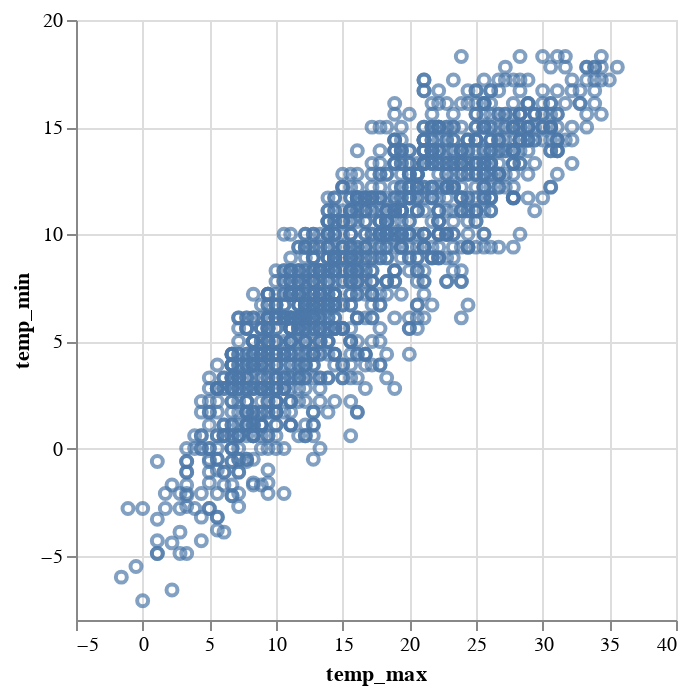

This figure's notebook cell:
### Code cell
brush2 = alt.selection_interval(name="b2")

alt.Chart(weather, name="sp").mark_point().encode(
    x='temp_max:Q',
    y='temp_min:Q',
).add_params(brush2)

### Figure 1 — Vega-Lite specification as saved in the notebook (floating-point values rounded to 4 significant figures; data arrays with more than 128 entries replaced by an {"elided": "..."} marker saying what was removed)
{"$schema": "https://vega.github.io/schema/vega-lite/v5.8.0.json", "config": {"view": {"continuousHeight": 300, "continuousWidth": 300}}, "data": {"name": "data-830c39fec90146253fb06a06c26374ef"}, "datasets": {"data-830c39fec90146253fb06a06c26374ef": {"elided": "1461 records"}}, "encoding": {"x": {"field": "temp_max", "type": "quantitative"}, "y": {"field": "temp_min", "type": "quantitative"}}, "mark": {"type": "point"}, "name": "sp", "params": [{"name": "b2", "select": {"type": "interval"}}]}
